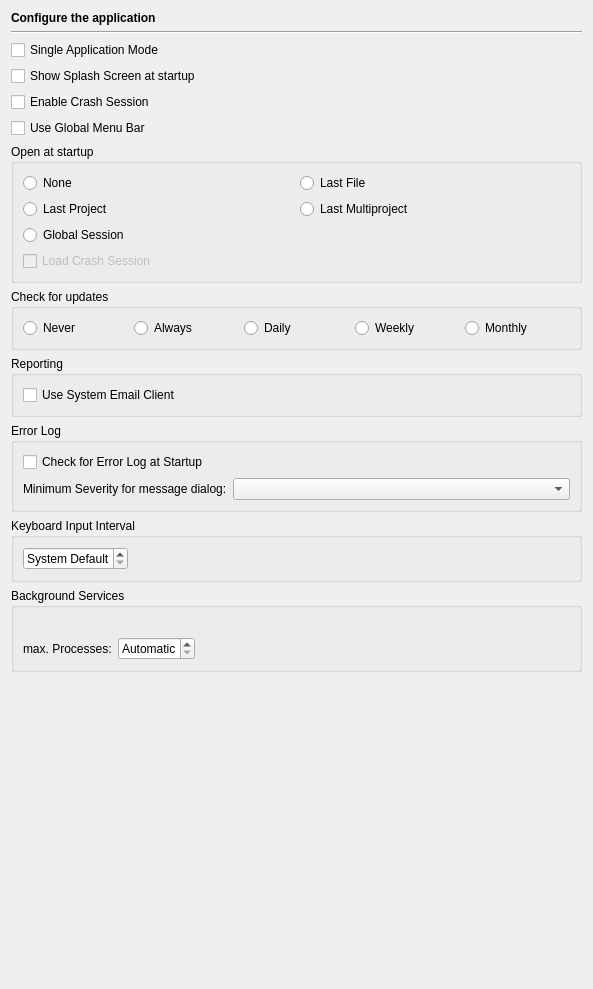
<?xml version="1.0" encoding="UTF-8"?>
<ui version="4.0">
 <class>ApplicationPage</class>
 <widget class="QWidget" name="ApplicationPage">
  <property name="geometry">
   <rect>
    <x>0</x>
    <y>0</y>
    <width>591</width>
    <height>989</height>
   </rect>
  </property>
  <layout class="QVBoxLayout" name="verticalLayout_4">
   <item>
    <widget class="QLabel" name="headerLabel">
     <property name="text">
      <string>&lt;b&gt;Configure the application&lt;/b&gt;</string>
     </property>
    </widget>
   </item>
   <item>
    <widget class="Line" name="line9_3">
     <property name="frameShape">
      <enum>QFrame::HLine</enum>
     </property>
     <property name="frameShadow">
      <enum>QFrame::Sunken</enum>
     </property>
     <property name="orientation">
      <enum>Qt::Horizontal</enum>
     </property>
    </widget>
   </item>
   <item>
    <widget class="QCheckBox" name="singleApplicationCheckBox">
     <property name="toolTip">
      <string>Select, if only one instance of the application should be running</string>
     </property>
     <property name="text">
      <string>Single Application Mode</string>
     </property>
    </widget>
   </item>
   <item>
    <widget class="QCheckBox" name="splashScreenCheckBox">
     <property name="toolTip">
      <string>Select to show the startup splash screen</string>
     </property>
     <property name="text">
      <string>Show Splash Screen at startup</string>
     </property>
    </widget>
   </item>
   <item>
    <widget class="QCheckBox" name="crashSessionEnabledCheckBox">
     <property name="toolTip">
      <string>Select to enable the generation of a crash session file</string>
     </property>
     <property name="text">
      <string>Enable Crash Session</string>
     </property>
    </widget>
   </item>
   <item>
    <widget class="QCheckBox" name="globalMenuCheckBox">
     <property name="toolTip">
      <string>Select to use the global application menu bar</string>
     </property>
     <property name="text">
      <string>Use Global Menu Bar</string>
     </property>
    </widget>
   </item>
   <item>
    <widget class="QGroupBox" name="groupBox_3">
     <property name="title">
      <string>Open at startup</string>
     </property>
     <layout class="QGridLayout">
      <item row="0" column="0">
       <widget class="QRadioButton" name="noOpenRadioButton">
        <property name="toolTip">
         <string>Select to not open anything</string>
        </property>
        <property name="text">
         <string>None</string>
        </property>
       </widget>
      </item>
      <item row="0" column="1">
       <widget class="QRadioButton" name="lastFileRadioButton">
        <property name="toolTip">
         <string>Select to open the most recently opened file</string>
        </property>
        <property name="text">
         <string>Last File</string>
        </property>
       </widget>
      </item>
      <item row="1" column="0">
       <widget class="QRadioButton" name="lastProjectRadioButton">
        <property name="toolTip">
         <string>Select to open the most recently opened project</string>
        </property>
        <property name="text">
         <string>Last Project</string>
        </property>
       </widget>
      </item>
      <item row="1" column="1">
       <widget class="QRadioButton" name="lastMultiprojectRadioButton">
        <property name="toolTip">
         <string>Select to open the most recently opened multiproject</string>
        </property>
        <property name="text">
         <string>Last Multiproject</string>
        </property>
       </widget>
      </item>
      <item row="2" column="0">
       <widget class="QRadioButton" name="globalSessionRadioButton">
        <property name="toolTip">
         <string>Select to restore the global session</string>
        </property>
        <property name="text">
         <string>Global Session</string>
        </property>
       </widget>
      </item>
      <item row="3" column="0" colspan="2">
       <widget class="QCheckBox" name="openCrashSessionCheckBox">
        <property name="enabled">
         <bool>false</bool>
        </property>
        <property name="toolTip">
         <string>Select to look for a crash session file first</string>
        </property>
        <property name="text">
         <string>Load Crash Session</string>
        </property>
       </widget>
      </item>
     </layout>
    </widget>
   </item>
   <item>
    <widget class="QGroupBox" name="groupBox_2">
     <property name="title">
      <string>Check for updates</string>
     </property>
     <layout class="QHBoxLayout">
      <item>
       <widget class="QRadioButton" name="noCheckRadioButton">
        <property name="toolTip">
         <string>Select to disable update checking</string>
        </property>
        <property name="text">
         <string>Never</string>
        </property>
       </widget>
      </item>
      <item>
       <widget class="QRadioButton" name="alwaysCheckRadioButton">
        <property name="toolTip">
         <string>Select to check for updates at every startup</string>
        </property>
        <property name="text">
         <string>Always</string>
        </property>
       </widget>
      </item>
      <item>
       <widget class="QRadioButton" name="dailyCheckRadioButton">
        <property name="toolTip">
         <string>Select to check for updates once a day</string>
        </property>
        <property name="text">
         <string>Daily</string>
        </property>
       </widget>
      </item>
      <item>
       <widget class="QRadioButton" name="weeklyCheckRadioButton">
        <property name="toolTip">
         <string>Select to check for updates once a week</string>
        </property>
        <property name="text">
         <string>Weekly</string>
        </property>
       </widget>
      </item>
      <item>
       <widget class="QRadioButton" name="monthlyCheckRadioButton">
        <property name="toolTip">
         <string>Select to check for updates once a month</string>
        </property>
        <property name="text">
         <string>Monthly</string>
        </property>
       </widget>
      </item>
     </layout>
    </widget>
   </item>
   <item>
    <widget class="QGroupBox" name="groupBox_4">
     <property name="title">
      <string>Reporting</string>
     </property>
     <layout class="QVBoxLayout" name="verticalLayout_2">
      <item>
       <widget class="QCheckBox" name="systemEmailClientCheckBox">
        <property name="toolTip">
         <string>Select to use the system email client to send reports</string>
        </property>
        <property name="text">
         <string>Use System Email Client</string>
        </property>
       </widget>
      </item>
     </layout>
    </widget>
   </item>
   <item>
    <widget class="QGroupBox" name="groupBox">
     <property name="title">
      <string>Error Log</string>
     </property>
     <layout class="QVBoxLayout" name="verticalLayout">
      <item>
       <widget class="QCheckBox" name="errorlogCheckBox">
        <property name="toolTip">
         <string>Select to check the existence of an error log upon startup</string>
        </property>
        <property name="text">
         <string>Check for Error Log at Startup</string>
        </property>
       </widget>
      </item>
      <item>
       <layout class="QHBoxLayout" name="horizontalLayout_2">
        <item>
         <widget class="QLabel" name="label_2">
          <property name="text">
           <string>Minimum Severity for message dialog:</string>
          </property>
         </widget>
        </item>
        <item>
         <widget class="QComboBox" name="msgSeverityComboBox">
          <property name="sizePolicy">
           <sizepolicy hsizetype="Expanding" vsizetype="Fixed">
            <horstretch>0</horstretch>
            <verstretch>0</verstretch>
           </sizepolicy>
          </property>
          <property name="toolTip">
           <string>Select the minimum message severity shown</string>
          </property>
         </widget>
        </item>
       </layout>
      </item>
     </layout>
    </widget>
   </item>
   <item>
    <widget class="QGroupBox" name="groupBox_5">
     <property name="title">
      <string>Keyboard Input Interval</string>
     </property>
     <layout class="QGridLayout" name="gridLayout">
      <item row="0" column="0">
       <widget class="QSpinBox" name="intervalSpinBox">
        <property name="toolTip">
         <string>Enter the keyboard input interval, '0' for default</string>
        </property>
        <property name="alignment">
         <set>Qt::AlignRight|Qt::AlignTrailing|Qt::AlignVCenter</set>
        </property>
        <property name="specialValueText">
         <string>System Default</string>
        </property>
        <property name="suffix">
         <string> ms</string>
        </property>
        <property name="maximum">
         <number>2000</number>
        </property>
        <property name="singleStep">
         <number>100</number>
        </property>
       </widget>
      </item>
      <item row="0" column="1">
       <spacer name="horizontalSpacer">
        <property name="orientation">
         <enum>Qt::Horizontal</enum>
        </property>
        <property name="sizeHint" stdset="0">
         <size>
          <width>453</width>
          <height>20</height>
         </size>
        </property>
       </spacer>
      </item>
     </layout>
    </widget>
   </item>
   <item>
    <widget class="QGroupBox" name="groupBox_6">
     <property name="title">
      <string>Background Services</string>
     </property>
     <layout class="QVBoxLayout" name="verticalLayout_3">
      <item>
       <widget class="QLabel" name="backgroundServicesLabel">
        <property name="text">
         <string/>
        </property>
        <property name="wordWrap">
         <bool>true</bool>
        </property>
       </widget>
      </item>
      <item>
       <layout class="QHBoxLayout" name="horizontalLayout">
        <item>
         <widget class="QLabel" name="label">
          <property name="text">
           <string>max. Processes:</string>
          </property>
         </widget>
        </item>
        <item>
         <widget class="QSpinBox" name="backgroundServicesSpinBox">
          <property name="alignment">
           <set>Qt::AlignRight|Qt::AlignTrailing|Qt::AlignVCenter</set>
          </property>
          <property name="specialValueText">
           <string>Automatic</string>
          </property>
         </widget>
        </item>
        <item>
         <spacer name="horizontalSpacer_2">
          <property name="orientation">
           <enum>Qt::Horizontal</enum>
          </property>
          <property name="sizeHint" stdset="0">
           <size>
            <width>40</width>
            <height>20</height>
           </size>
          </property>
         </spacer>
        </item>
       </layout>
      </item>
     </layout>
    </widget>
   </item>
   <item>
    <spacer>
     <property name="orientation">
      <enum>Qt::Vertical</enum>
     </property>
     <property name="sizeHint" stdset="0">
      <size>
       <width>571</width>
       <height>21</height>
      </size>
     </property>
    </spacer>
   </item>
  </layout>
 </widget>
 <tabstops>
  <tabstop>singleApplicationCheckBox</tabstop>
  <tabstop>splashScreenCheckBox</tabstop>
  <tabstop>crashSessionEnabledCheckBox</tabstop>
  <tabstop>globalMenuCheckBox</tabstop>
  <tabstop>noOpenRadioButton</tabstop>
  <tabstop>lastFileRadioButton</tabstop>
  <tabstop>lastProjectRadioButton</tabstop>
  <tabstop>lastMultiprojectRadioButton</tabstop>
  <tabstop>globalSessionRadioButton</tabstop>
  <tabstop>openCrashSessionCheckBox</tabstop>
  <tabstop>noCheckRadioButton</tabstop>
  <tabstop>alwaysCheckRadioButton</tabstop>
  <tabstop>dailyCheckRadioButton</tabstop>
  <tabstop>weeklyCheckRadioButton</tabstop>
  <tabstop>monthlyCheckRadioButton</tabstop>
  <tabstop>systemEmailClientCheckBox</tabstop>
  <tabstop>errorlogCheckBox</tabstop>
  <tabstop>msgSeverityComboBox</tabstop>
  <tabstop>intervalSpinBox</tabstop>
  <tabstop>backgroundServicesSpinBox</tabstop>
 </tabstops>
 <resources/>
 <connections>
  <connection>
   <sender>crashSessionEnabledCheckBox</sender>
   <signal>toggled(bool)</signal>
   <receiver>openCrashSessionCheckBox</receiver>
   <slot>setEnabled(bool)</slot>
   <hints>
    <hint type="sourcelabel">
     <x>44</x>
     <y>89</y>
    </hint>
    <hint type="destinationlabel">
     <x>52</x>
     <y>205</y>
    </hint>
   </hints>
  </connection>
  <connection>
   <sender>crashSessionEnabledCheckBox</sender>
   <signal>toggled(bool)</signal>
   <receiver>openCrashSessionCheckBox</receiver>
   <slot>setChecked(bool)</slot>
   <hints>
    <hint type="sourcelabel">
     <x>114</x>
     <y>88</y>
    </hint>
    <hint type="destinationlabel">
     <x>109</x>
     <y>209</y>
    </hint>
   </hints>
  </connection>
 </connections>
</ui>
